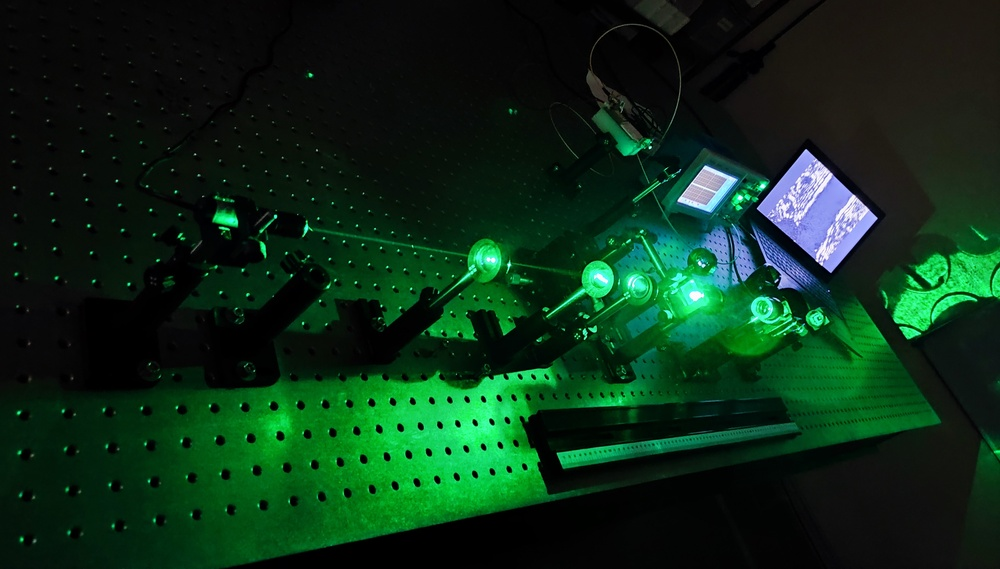
%> input picture class 4/1.jpg, 1000 x 569 px, shrunk from 4640 x 2638 before the run
$ octave bitplane_slicing.m   (GNU Octave 9; MATLAB toolbox functions it lacks are replaced by stand-ins)
%> lines starting %> are read from the running program, lines starting %| are printed output that depends on the picture; in (x1, y1, x2, y2) boxes, pixels count from 0 and x2, y2 are one past the last pixel; in counts of white or black regions, pixels touching at a corner belong together; the program's own positions count from 1
fprintf('please Select an image');
y=uigetfile('*.*');
%> the answer given: 1.jpg
i=imread(y);
%> i is the input picture: size 569x1000x3 uint8; mean R, G, B 11.8, 45.7, 23.9
% Convert image to grayscale
if size(i, 3) == 3
    image = rgb2gray(i);
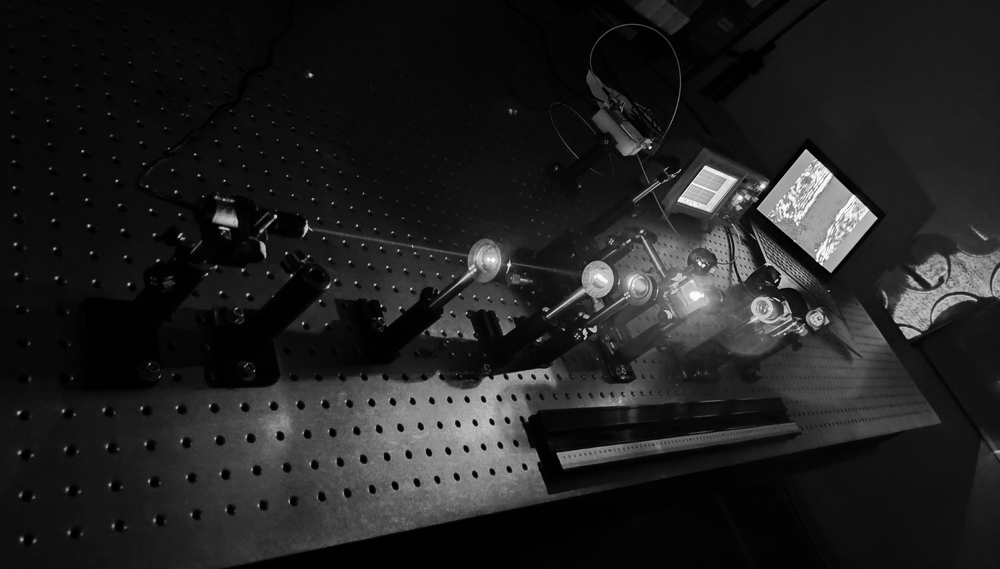
%> image: size 569x1000 uint8; min 0, max 254, mean 33
end

% Extract bit planes
bit_planes = zeros(size(image, 1), size(image, 2), 8);
for i = 1:8
    bit_planes(:,:,i) = bitget(image, i);
end

% Display bit planes
figure;
for i = 1:8
    subplot(2, 4, i);
    imshow(bit_planes(:,:,i), []);
    title(['Bit plane ', num2str(i)]);
end
%> this loop made 8 passes
%> pass 1, `imshow(bit_planes(:,:,i), []);`:
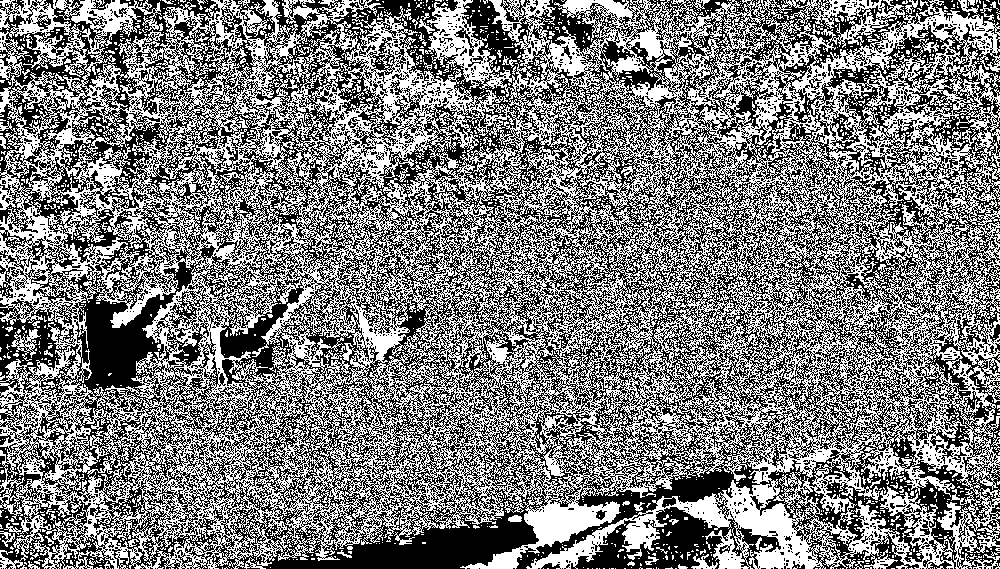
%> displayed picture: size 569x1000, on the screen's scale of 0 to 255; 49.3% white in thin lines or dots
%> pass 2, `imshow(bit_planes(:,:,i), []);`:
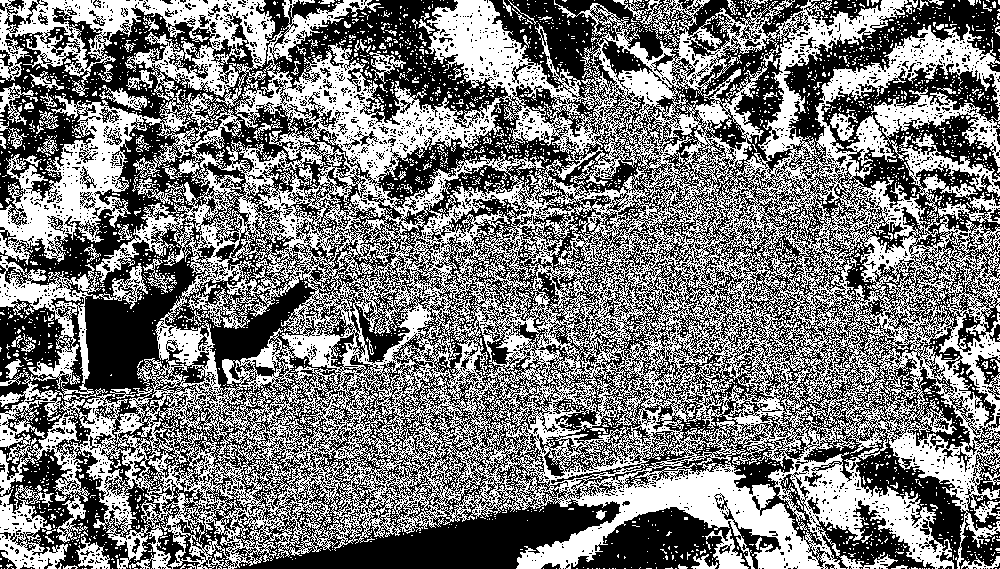
%> displayed picture: size 569x1000, on the screen's scale of 0 to 255; 48% white; 3534 white regions (3410 under 20 px), largest, box (x1, y1, x2, y2) and area: (0, 0, 1000, 569) 253320, (705, 529, 749, 569) 669, (76, 537, 110, 569) 518
%> after the loop:
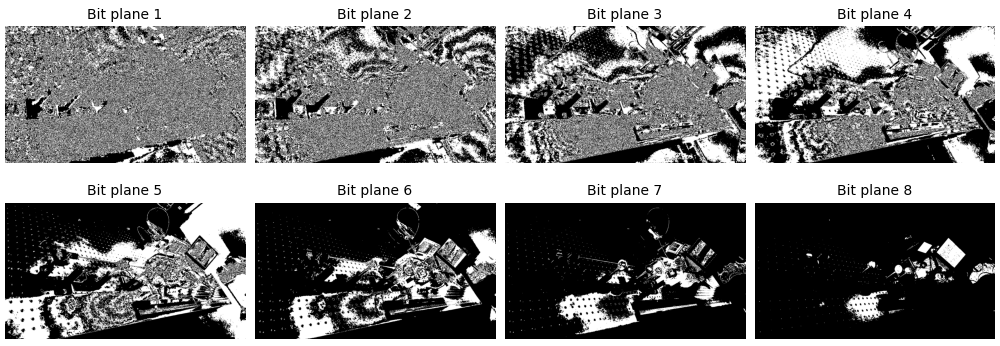
%> figure redrawn from the program's plot data, 8 panels
